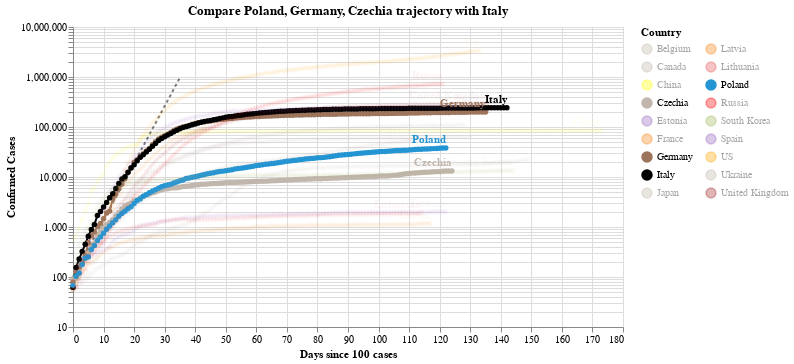

The notebook cell saved with this chart:
### Code cell
#hide_input
chart2 = make_since_chart(dff2,['Poland', 'Germany', 'Czechia'], baseline_countries)
chart2

### Figure 1 — Vega-Lite specification as saved in the notebook (floating-point values rounded to 4 significant figures; data arrays with more than 128 entries replaced by an {"elided": "..."} marker saying what was removed)
{"config": {"view": {"continuousWidth": 400, "continuousHeight": 300}}, "layer": [{"data": {"name": "data-628230001892d6798b50651be41d1b3e"}, "mark": {"type": "line", "color": "black", "opacity": 0.5, "strokeDash": [3, 3]}, "encoding": {"x": {"type": "quantitative", "field": "Days since 100 cases"}, "y": {"type": "quantitative", "field": "Confirmed Cases"}}}, {"data": {"name": "data-b10139863493e3ac4a2c0ad0d959ba87"}, "mark": {"type": "line", "point": true}, "encoding": {"color": {"type": "nominal", "field": "Country", "legend": {"columns": 2}, "scale": {"domain": ["Belgium", "Canada", "China", "Czechia", "Estonia", "France", "Germany", "Italy", "Japan", "Latvia", "Lithuania", "Poland", "Russia", "South Korea", "Spain", "US", "Ukraine", "United Kingdom"], "range": ["#C1B7AD", "#C1B7AD", "yellow", "#C1B7AD", "#9467bd", "#F58518", "#9D755D", "black", "#C1B7AD", "#F58518", "#E45756", "#2495D3", "red", "#A1BA59", "#9467bd", "orange", "#C1B7AD", "brown"]}}, "opacity": {"condition": {"value": 1, "selection": "selector002"}, "value": 0.05}, "tooltip": [{"type": "nominal", "field": "Country"}, {"type": "temporal", "field": "Date"}, {"type": "quantitative", "field": "Confirmed Cases"}, {"type": "quantitative", "field": "Days since 100 cases"}], "x": {"type": "quantitative", "field": "Days since 100 cases"}, "y": {"type": "quantitative", "field": "Confirmed Cases", "scale": {"type": "log"}}}, "selection": {"selector002": {"type": "multi", "fields": ["Country"], "bind": "legend", "init": [{"Country": "Poland"}, {"Country": "Germany"}, {"Country": "Czechia"}, {"Country": "Italy"}]}}, "width": 550}, {"data": {"name": "data-b10139863493e3ac4a2c0ad0d959ba87"}, "mark": {"type": "text", "align": "right", "dy": -8, "fontWeight": "bold"}, "encoding": {"color": {"type": "nominal", "field": "Country", "legend": {"columns": 2}, "scale": {"domain": ["Belgium", "Canada", "China", "Czechia", "Estonia", "France", "Germany", "Italy", "Japan", "Latvia", "Lithuania", "Poland", "Russia", "South Korea", "Spain", "US", "Ukraine", "United Kingdom"], "range": ["#C1B7AD", "#C1B7AD", "yellow", "#C1B7AD", "#9467bd", "#F58518", "#9D755D", "black", "#C1B7AD", "#F58518", "#E45756", "#2495D3", "red", "#A1BA59", "#9467bd", "orange", "#C1B7AD", "brown"]}}, "opacity": {"condition": {"value": 1, "selection": "selector002"}, "value": 0.05}, "text": {"type": "nominal", "field": "Country"}, "tooltip": [{"type": "nominal", "field": "Country"}, {"type": "temporal", "field": "Date"}, {"type": "quantitative", "field": "Confirmed Cases"}, {"type": "quantitative", "field": "Days since 100 cases"}], "x": {"type": "quantitative", "field": "Days since 100 cases"}, "y": {"type": "quantitative", "field": "Confirmed Cases", "scale": {"type": "log"}}}, "transform": [{"filter": "(datum['Date'] >= 1594598400000)"}], "width": 550}], "title": "Compare Poland, Germany, Czechia trajectory with Italy", "$schema": "https://vega.github.io/schema/vega-lite/v4.0.2.json", "datasets": {"data-628230001892d6798b50651be41d1b3e": [{"Days since 100 cases": 0, "Confirmed Cases": 100.0}, {"Days since 100 cases": 1, "Confirmed Cases": 130.0}, {"Days since 100 cases": 2, "Confirmed Cases": 169.0}, {"Days since 100 cases": 3, "Confirmed Cases": 219.7}, {"Days since 100 cases": 4, "Confirmed Cases": 285.6}, {"Days since 100 cases": 5, "Confirmed Cases": 371.3}, {"Days since 100 cases": 6, "Confirmed Cases": 482.7}, {"Days since 100 cases": 7, "Confirmed Cases": 627.5}, {"Days since 100 cases": 8, "Confirmed Cases": 815.7}, {"Days since 100 cases": 9, "Confirmed Cases": 1060.0}, {"Days since 100 cases": 10, "Confirmed Cases": 1379.0}, {"Days since 100 cases": 11, "Confirmed Cases": 1792.0}, {"Days since 100 cases": 12, "Confirmed Cases": 2330.0}, {"Days since 100 cases": 13, "Confirmed Cases": 3029.0}, {"Days since 100 cases": 14, "Confirmed Cases": 3937.0}, {"Days since 100 cases": 15, "Confirmed Cases": 5119.0}, {"Days since 100 cases": 16, "Confirmed Cases": 6654.0}, {"Days since 100 cases": 17, "Confirmed Cases": 8650.0}, {"Days since 100 cases": 18, "Confirmed Cases": 11250.0}, {"Days since 100 cases": 19, "Confirmed Cases": 14620.0}, {"Days since 100 cases": 20, "Confirmed Cases": 19000.0}, {"Days since 100 cases": 21, "Confirmed Cases": 24710.0}, {"Days since 100 cases": 22, "Confirmed Cases": 32120.0}, {"Days since 100 cases": 23, "Confirmed Cases": 41750.0}, {"Days since 100 cases": 24, "Confirmed Cases": 54280.0}, {"Days since 100 cases": 25, "Confirmed Cases": 70560.0}, {"Days since 100 cases": 26, "Confirmed Cases": 91730.0}, {"Days since 100 cases": 27, "Confirmed Cases": 119300.0}, {"Days since 100 cases": 28, "Confirmed Cases": 155000.0}, {"Days since 100 cases": 29, "Confirmed Cases": 201500.0}, {"Days since 100 cases": 30, "Confirmed Cases": 262000.0}, {"Days since 100 cases": 31, "Confirmed Cases": 340600.0}, {"Days since 100 cases": 32, "Confirmed Cases": 442800.0}, {"Days since 100 cases": 33, "Confirmed Cases": 575600.0}, {"Days since 100 cases": 34, "Confirmed Cases": 748300.0}, {"Days since 100 cases": 35, "Confirmed Cases": 972800.0}], "data-b10139863493e3ac4a2c0ad0d959ba87": {"elided": "2391 records"}}}
